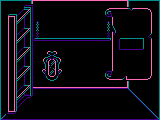

A level layout from a 2D game, rendered from its tile map. Below: a short description, then the map file with its tile-grid data intact:
An orthogonal 20x15 tile map with 8x8 px tiles, 1 tile layer (map), 3 tilesets and 9 objects (cauldron, rat_tail, phoenix_feather, eye, bat_wing, ...).

<map version="1.0" orientation="orthogonal" renderorder="right-down" width="20" height="15" tilewidth="8" tileheight="8" nextobjectid="33">
 <tileset firstgid="1" name="8x8" tilewidth="8" tileheight="8" tilecount="1024" columns="32">
  <image source="../../gfx/atlas.bmp" trans="ff00ff" width="256" height="256" />
 </tileset>
 <tileset firstgid="1025" name="16x16" tilewidth="16" tileheight="16" tilecount="256" columns="16">
  <image source="../../gfx/atlas.bmp" trans="ff00ff" width="256" height="256" />
 </tileset>
 <tileset firstgid="1281" name="32x32" tilewidth="32" tileheight="32" tilecount="64" columns="8">
  <image source="../../gfx/atlas.bmp" trans="ff00ff" width="256" height="256" />
 </tileset>
 <layer name="map" width="20" height="15">
  <data encoding="csv">
513,514,515,516,517,518,519,520,521,522,523,524,525,526,527,528,529,530,531,532,
545,546,547,548,549,550,551,552,553,554,555,556,557,558,559,560,561,562,563,564,
577,578,579,580,581,582,583,584,585,586,587,588,589,590,591,592,593,594,595,596,
609,610,611,612,613,614,615,616,617,618,619,620,621,622,623,624,625,626,627,628,
641,642,643,644,645,646,647,648,649,650,651,652,653,654,655,656,657,658,659,660,
673,674,675,676,677,678,679,680,681,682,683,684,685,686,687,688,689,690,691,692,
705,706,707,708,709,710,711,712,713,714,715,716,717,718,719,720,721,722,723,724,
737,738,739,740,741,742,743,744,745,746,747,748,749,750,751,752,753,754,755,756,
769,770,771,772,773,774,775,776,777,778,779,780,781,782,783,784,785,786,787,788,
801,802,803,804,805,806,807,808,809,810,811,812,813,814,815,816,817,818,819,820,
833,834,835,836,837,838,839,840,841,842,843,844,845,846,847,848,849,850,851,852,
865,866,867,868,869,870,871,872,873,874,875,876,877,878,879,880,881,882,883,884,
897,898,899,900,901,902,903,904,905,906,907,908,909,910,911,912,913,914,915,916,
929,930,931,932,933,934,935,936,937,938,939,940,941,942,943,944,945,946,947,948,
961,962,963,964,965,966,967,968,969,970,971,972,973,974,975,976,977,978,979,980
</data>
 </layer>
 <objectgroup name="obj">
  <object id="22" name="cauldron" type="cauldron" gid="1305" x="70" y="118" width="32" height="32" />
  <object id="25" name="rat_tail" type="rat_tail" gid="65" x="42" y="38" width="8" height="8" />
  <object id="26" name="phoenix_feather" type="phoenix_feather" gid="73" x="18" y="91" width="8" height="8" />
  <object id="27" name="eye" type="eye" gid="69" x="18" y="52" width="8" height="8" />
  <object id="28" name="bat_wing" type="bat_wing" gid="67" x="18" y="33" width="8" height="8" />
  <object id="29" name="skull" type="skull" gid="75" x="96" y="38" width="8" height="8" />
  <object id="30" name="mushroom" type="mushroom" gid="79" x="60" y="38" width="8" height="8" />
  <object id="31" name="star" type="star" gid="71" x="18" y="71" width="8" height="8" />
  <object id="32" name="horn" type="horn" gid="77" x="78" y="38" width="8" height="8" />
 </objectgroup>
</map>
